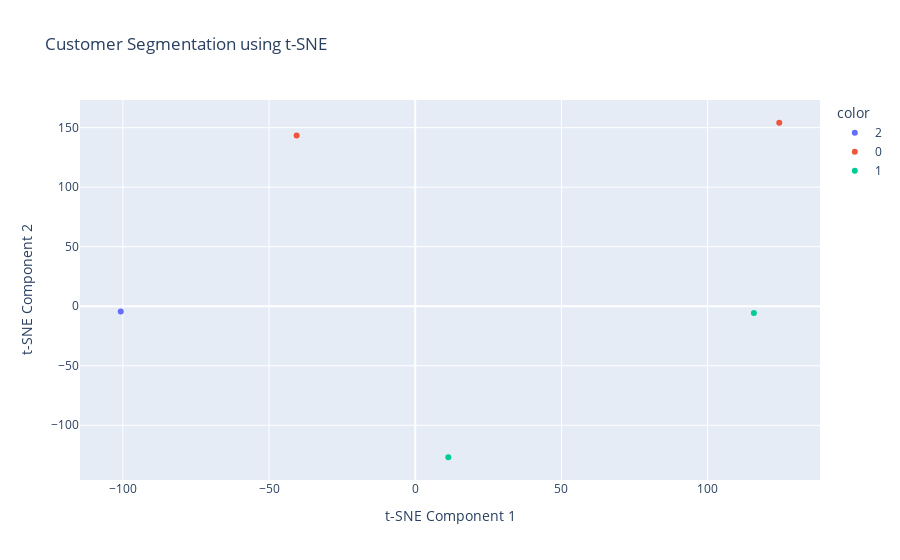

Here is the notebook cell this chart was saved with:
### Code cell
# Ensure perplexity is less than the number of samples
n_samples = len(df)
perplexity_value = min(30, n_samples - 1)  # Ensure perplexity is less than n_samples

# Step 2: Apply t-SNE
tsne = TSNE(n_components=2, perplexity=perplexity_value, random_state=42)
tsne_result = tsne.fit_transform(pca_result)

# Store the results in DataFrame
df['tsne1'], df['tsne2'] = tsne_result[:, 0], tsne_result[:, 1]

# Step 3: Plot using Plotly
fig = px.scatter(df, x='tsne1', y='tsne2', color=df['cluster'].astype(str),
                 title="Customer Segmentation using t-SNE",
                 labels={"tsne1": "t-SNE Component 1", "tsne2": "t-SNE Component 2"},
                 hover_data=df.columns)  # Show additional details on hover

fig.show()

### Figure 1 — Plotly figure (JSON) as saved in the notebook; plotly's stock layout.template omitted (floating-point values rounded to 4 significant figures)
{"data": [{"customdata": [[1.0, 5.0, 2.0, -2.828, -2.941e-16]], "hovertemplate": "color=2<br>t-SNE Component 1=%{x}<br>t-SNE Component 2=%{y}<br>feature1=%{customdata[0]}<br>feature2=%{customdata[1]}<br>cluster=%{customdata[2]}<br>pca1=%{customdata[3]}<br>pca2=%{customdata[4]}<extra></extra>", "legendgroup": "2", "marker": {"color": "#636efa", "symbol": "circle"}, "mode": "markers", "name": "2", "orientation": "v", "showlegend": true, "type": "scatter", "x": [-100.7], "xaxis": "x", "y": [-4.499], "yaxis": "y"}, {"customdata": [[2.0, 4.0, 0.0, -1.414, 9.805e-17], [3.0, 3.0, 0.0, 0.0, -0.0]], "hovertemplate": "color=0<br>t-SNE Component 1=%{x}<br>t-SNE Component 2=%{y}<br>feature1=%{customdata[0]}<br>feature2=%{customdata[1]}<br>cluster=%{customdata[2]}<br>pca1=%{customdata[3]}<br>pca2=%{customdata[4]}<extra></extra>", "legendgroup": "0", "marker": {"color": "#EF553B", "symbol": "circle"}, "mode": "markers", "name": "0", "orientation": "v", "showlegend": true, "type": "scatter", "x": [-40.57, 124.5], "xaxis": "x", "y": [143.3, 154.1], "yaxis": "y"}, {"customdata": [[4.0, 2.0, 1.0, 1.414, -9.805e-17], [5.0, 1.0, 1.0, 2.828, -1.961e-16]], "hovertemplate": "color=1<br>t-SNE Component 1=%{x}<br>t-SNE Component 2=%{y}<br>feature1=%{customdata[0]}<br>feature2=%{customdata[1]}<br>cluster=%{customdata[2]}<br>pca1=%{customdata[3]}<br>pca2=%{customdata[4]}<extra></extra>", "legendgroup": "1", "marker": {"color": "#00cc96", "symbol": "circle"}, "mode": "markers", "name": "1", "orientation": "v", "showlegend": true, "type": "scatter", "x": [115.8, 11.32], "xaxis": "x", "y": [-5.685, -126.9], "yaxis": "y"}], "layout": {"legend": {"title": {"text": "color"}, "tracegroupgap": 0}, "title": {"text": "Customer Segmentation using t-SNE"}, "xaxis": {"anchor": "y", "domain": [0, 1], "title": {"text": "t-SNE Component 1"}}, "yaxis": {"anchor": "x", "domain": [0, 1], "title": {"text": "t-SNE Component 2"}}}}
